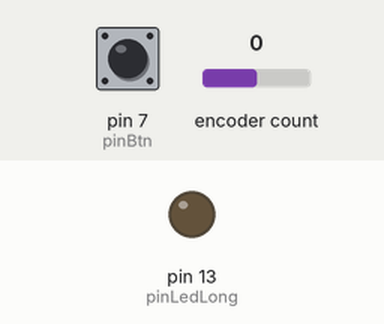
This sketch was run on a simulated Arduino Leonardo, built with avr-gcc and run on an emulated ATmega32U4. On the bench: output pins drawn as LEDs (lit = HIGH). Inputs (shaded band) come from the test bench; at power-on: pin 7 (pinBtn) LOW, encoder count 0. USB keyboard and mouse output is not drawn.

Above: at 1.2 s.
1.3 s: pin 7 (pinBtn) pulled HIGH for 3.2 s
At 2.6 s:
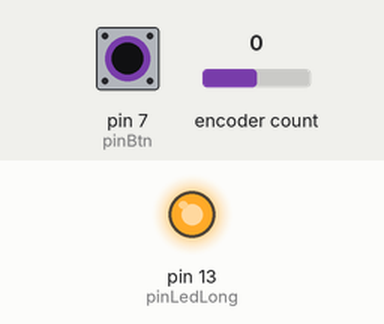
Timing chart, 0 to 6.0 s (numbered marks = the images above; inputs shaded):
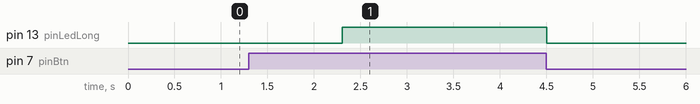

The sketch:

Leonardo-Sketch.ino
```cpp
#include "HID-Project.h"
#include <Encoder.h>

Encoder myEnc(5, 6);
int pinBtn = 7;
int pinLedLong = 13;

bool clicked = false;

long oldPosition  = -999;

int userDelay = 250;
unsigned long nextTime;
int intervale = 1000;

// Number of mechanichal clicks of the encoder to increase or decrease
//the volume of the computer.
int mechClicks = 2;
int pulsesPerClick = 4; // Electrical pulses per mechanichal pulse

int rotation = (pulsesPerClick*mechClicks) - 1;

void setup(){
  pinMode(pinBtn, INPUT);
  pinMode(pinLedLong, OUTPUT);

  // Sends a clean report to the host. This is important on any Arduino type.
  Consumer.begin();
}

void loop() {

    nextTime = millis() + intervale;
    while (digitalRead(pinBtn)) {
      clicked = true;
      if (millis() > nextTime) {
        digitalWrite(pinLedLong, HIGH);
      }
    }
    digitalWrite(pinLedLong, LOW);
    if (clicked) {
      if (millis() > nextTime) {
        //Long click
        nextSong();
      } else {
        //Short click
        playPause();
      }
      delay(userDelay);//Debouncing
      clicked = false;
    }

    //encoder rotation
    long newPosition = myEnc.read();
    if (newPosition != oldPosition) {
      if (newPosition > (oldPosition + rotation)) {
        increaseVol();
        oldPosition = newPosition;
      }
      if (newPosition < (oldPosition - rotation)) {
        decreaseVol();
        oldPosition = newPosition;
      }
    }
  }
  void nextSong() {
    Consumer.write(MEDIA_NEXT);
  }
  void playPause() {
    Consumer.write(MEDIA_PLAY_PAUSE);
  }
  void increaseVol() {
    Consumer.write(MEDIA_VOLUME_UP);
  }

  void decreaseVol() {
    Consumer.write(MEDIA_VOLUME_DOWN);
  }
```

Measured:
- after the input at 1.3 s, pin 13 (pinLedLong): LOW → HIGH after 1.0 s, → LOW 2.2 s later
